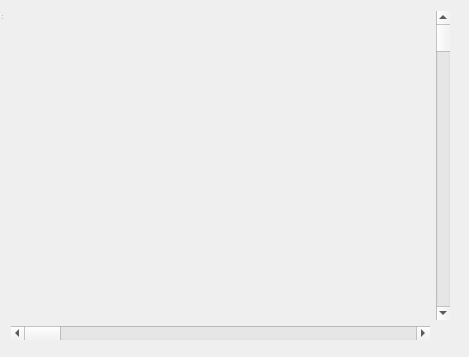
<?xml version="1.0" encoding="UTF-8"?>
<ui version="4.0">
 <class>scrollAxisRangeView</class>
 <widget class="QWidget" name="scrollAxisRangeView">
  <property name="geometry">
   <rect>
    <x>0</x>
    <y>0</y>
    <width>469</width>
    <height>357</height>
   </rect>
  </property>
  <property name="windowTitle">
   <string>QCustomPlot Scrollbar Axis Range Control Demo</string>
  </property>
  <widget class="QWidget" name="centralWidget">
   <property name="geometry">
    <rect>
     <x>0</x>
     <y>0</y>
     <width>461</width>
     <height>351</height>
    </rect>
   </property>
   <layout class="QGridLayout" name="gridLayout">
    <item row="0" column="0">
     <widget class="QCustomPlot" name="plot" native="true">
      <property name="sizePolicy">
       <sizepolicy hsizetype="Preferred" vsizetype="MinimumExpanding">
        <horstretch>0</horstretch>
        <verstretch>0</verstretch>
       </sizepolicy>
      </property>
     </widget>
    </item>
    <item row="0" column="1">
     <widget class="QScrollBar" name="verticalScrollBar">
      <property name="orientation">
       <enum>Qt::Vertical</enum>
      </property>
     </widget>
    </item>
    <item row="1" column="0">
     <widget class="QScrollBar" name="horizontalScrollBar">
      <property name="orientation">
       <enum>Qt::Horizontal</enum>
      </property>
     </widget>
    </item>
   </layout>
  </widget>
  <widget class="QStatusBar" name="statusBar">
   <property name="geometry">
    <rect>
     <x>0</x>
     <y>0</y>
     <width>3</width>
     <height>21</height>
    </rect>
   </property>
  </widget>
  <action name="actionInsert_Plot">
   <property name="text">
    <string>Insert Plot</string>
   </property>
  </action>
  <action name="actionSave_Document">
   <property name="text">
    <string>Save Document...</string>
   </property>
  </action>
 </widget>
 <layoutdefault spacing="6" margin="11"/>
 <customwidgets>
  <customwidget>
   <class>QCustomPlot</class>
   <extends>QWidget</extends>
   <header>../../qcustomplot.h</header>
   <container>1</container>
  </customwidget>
 </customwidgets>
 <resources/>
 <connections/>
</ui>
